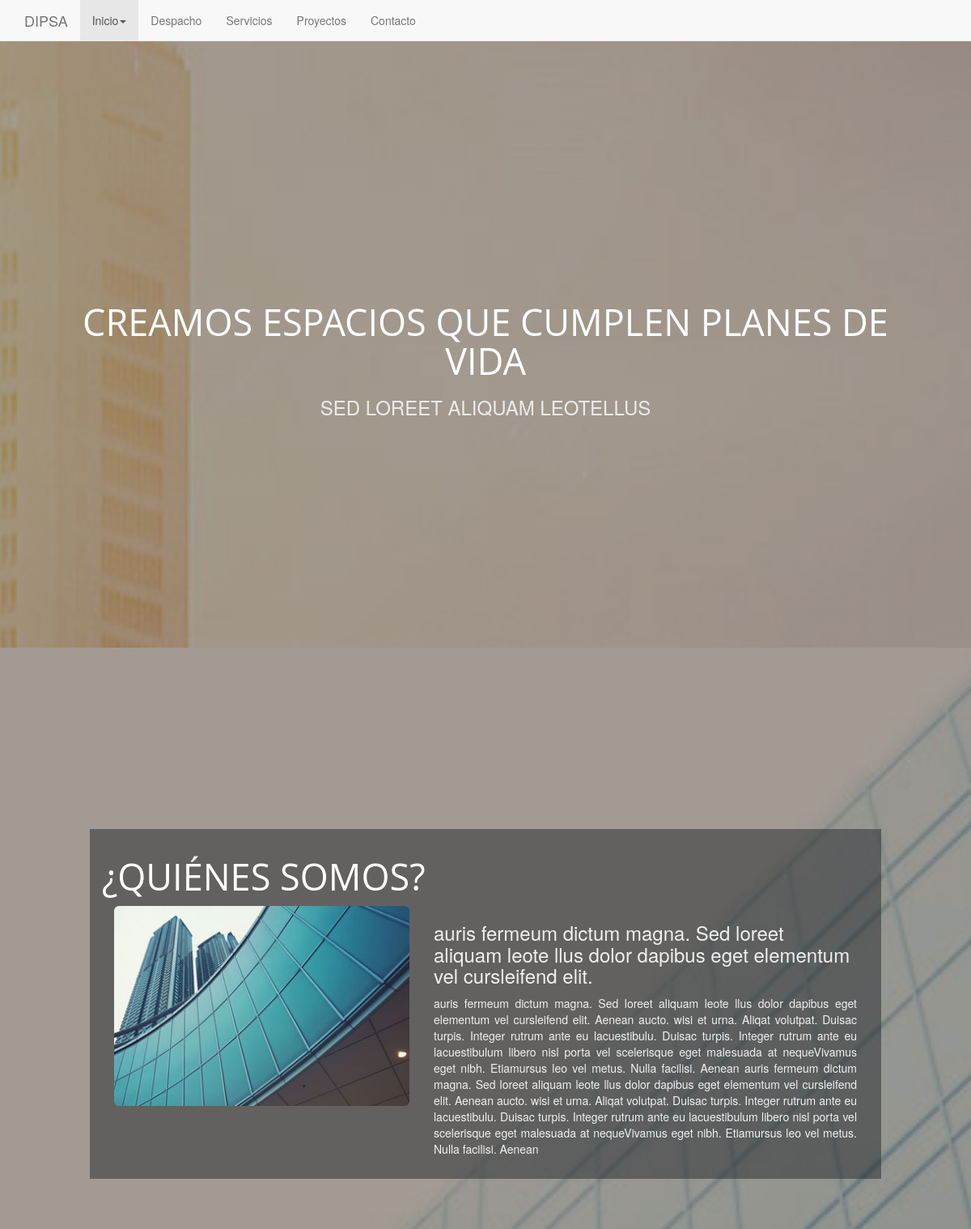
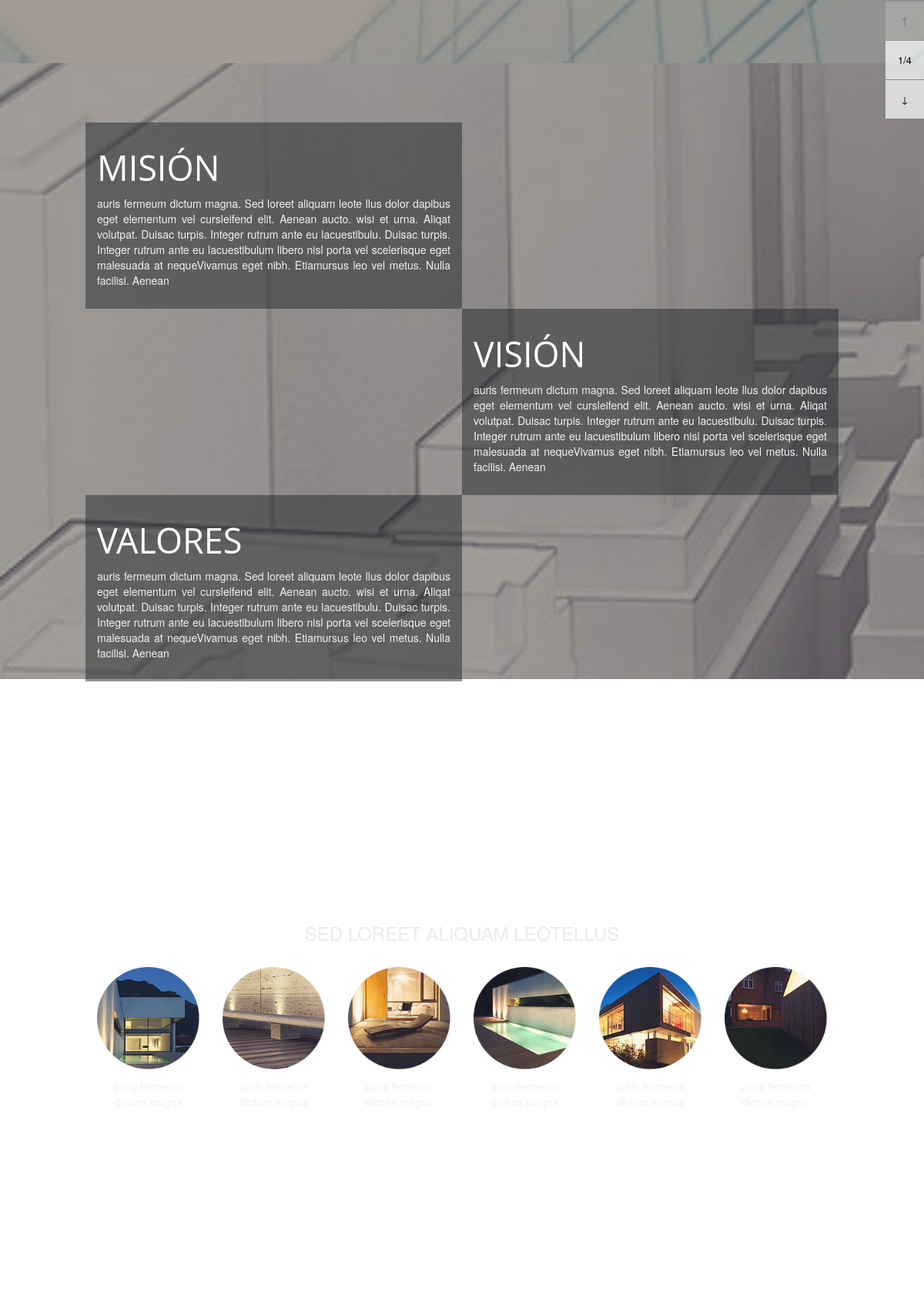
The page / on the database its author committed (2 pictures, top to bottom).
### tables this page shows
CREATE TABLE IF NOT EXISTS `inicio` (
  `idInicio` int(11) NOT NULL AUTO_INCREMENT,
  `bienvenidaHeading` varchar(150) DEFAULT NULL,
  `bienvenidaSubHeading` varchar(100) DEFAULT NULL,
  `quienesTitulo` varchar(150) DEFAULT NULL,
  `quienesTexto` text,
  `mision` text,
  `vision` text,
  `valores` text,
  `ultimosProyectos1` varchar(30) DEFAULT NULL,
  `ultimosProyectos2` varchar(30) DEFAULT NULL,
  `ultimosProyectos3` varchar(30) DEFAULT NULL,
  `ultimosProyectos4` varchar(30) DEFAULT NULL,
  `ultimosProyectos5` varchar(30) DEFAULT NULL,
  `ultimosProyectos6` varchar(30) DEFAULT NULL,
  `ultimosProyectosSubHeading` varchar(100) DEFAULT NULL,
  PRIMARY KEY (`idInicio`)
);

### application/controllers/Inicio.php (called while the page is built, shortened)
<?php
    class Inicio extends CI_Controller {
        public function __construct(){
            $this->load->model('inicio_model');
        }
        public function view($page = 'inicio'){
            $this->load->helper('url');
            $data['inicio'] = $this->inicio_model->get_inicio();
            $this->load->view('inicio/'.$page, $data);
        }
    }
?>

### index.php (called while the page is built, shortened)
<?php
require_once BASEPATH.'core/CodeIgniter.php';

### application/models/Inicio_model.php (called while the page is built, shortened)
<?php
	class Inicio_model extends CI_Model {
	        public function get_inicio(){
                $query = $this->db->get('inicio');
                return $query->result_array();
			}
	}
?>

### application/views/inicio/inicio.php (the view, shortened to what this page needs)
<?php foreach ($inicio as $inicio_item): ?>
<!DOCTYPE html>
 <html class="no-js">
    <head>
        <link rel="stylesheet" href="<?php echo base_url()."/css/normalize.css";?>">
        <link rel="stylesheet" href="<?php echo base_url()."/css/main.css";?>">
        <link rel="stylesheet" href="<?php echo base_url()."/css/bootstrap.css";?>">
    </head>
    <body class="loading">
        <nav class="navbar navbar-default navbar-fixed-top">
        	<div class="container">
        		<div class="navbar-header">
        			<a class="navbar-brand" href="#" onclick="activar('inicio')">DIPSA</a>
        		</div>
        		<div id="navbar" class="navbar-collapse collapse">
        			<ul class="nav navbar-nav">
						<li class="dropdown active">
							<a id="inicio" href="#" class="dropdown-toggle" data-toggle="dropdown" role="button" aria-haspopup="true" aria-expanded="false">Inicio<span class="caret"></span></a>
						</li>
						<li id="despacho" class=""><a href="/dipsa/index.php/despacho/despacho">Despacho</a></li>
        				<li id="servicios" class=""><a href="/dipsa/index.php/servicios/servicios">Servicios</a></li>
                        <li id="proyectos" class=""><a href="/dipsa/index.php/proyectos/proyectos">Proyectos</a></li>
        				<li id="contacto" class=""><a href="/dipsa/index.php/contacto/contacto">Contacto</a></li>
        			</ul>
        		</div>
        	</div>
        </nav>
       	<main>
	        <section id="inicio-1" class="homeSlide">
	        	<div class="bcg"
					data-center="background-position: 50% 0px;"
					data-top-bottom="background-position: 50% -100px;"
					data-anchor-target="#inicio-1">
		        	<div class="hsContainer">
			    		<div class="hsContent">
				    		<h2><?=$inicio_item['bienvenidaHeading']?></h2>
				    		<h3><?=$inicio_item['bienvenidaSubHeading']?></h3>
			    		</div>
		        	</div>
	        	</div>
		    </section>
		    <section id="inicio-2" class="homeSlide">
				<div class="bcg"
					data-center="background-position: 50% 0px;"
					data-top-bottom="background-position: 50% -100px;"
					data-bottom-top="background-position: 50% 100px;"
					data-anchor-target="#inicio-2">
					<div class="hsContainer">
						<div class="hsContent panel-transparent">
							<div class="container-fluid">
								<div class="row panel-body">
									<h2>¿QUI&Eacute;NES SOMOS?</h2>
									<div class="col-sm-5">
										<img class="img-responsive img-rounded" src="./img/quiensomos.jpg" style="margin-bottom: 12px;" width="100%" height="100%">
									</div>
									<div class="col-sm-7">
										<h3 style="color:#F0F0F0;"><?=$inicio_item['quienesTitulo']?></h3>
										<p>
											<?=$inicio_item['quienesTexto']?>
										</p>
									</div>
								</div>
							</div>
						</div>
					</div>
				</div>
			</section>
			<section id="inicio-3" class="homeSlide">
				<div class="bcg"
					data-center="background-position: 0px 50%;"
					data-bottom-top="background-position: 0px 40%;"
					data-top-bottom="background-position: -100px 50%;"
					data-anchor-target="#inicio-3">
					<div class="hsContainer">
						<div class="hsContent panel-transparent">
							<div class="container-fluid">
								<div class="row">
									<div class="col-sm-6 panel-body">
										<h2>
											MISI&Oacute;N
										</h2>
										<p>
											<?=$inicio_item['mision']?>
										</p>
									</div>
									<div class="col-sm-6">
									</div>
								</div>
							</div>
							<div class="container-fluid">
								<div class="row">
									<div class="col-sm-6">
									</div>
									<div class="col-sm-6  panel-body">
										<h2>
											VISI&Oacute;N
										</h2>
										<p>
											<?=$inicio_item['vision']?>
										</p>
									</div>
								</div>
							</div>
							<div class="container-fluid">
								<div class="row">
									<div class="col-sm-6  panel-body">
										<h2>
											VALORES
										</h2>
										<p>
											<?=$inicio_item['valores']?>
										</p>
									</div>
									<div class="col-sm-6">
									</div>
								</div>
							</div>
						</div>
					</div>
				</div>
			</section>
		    <section id="inicio-4" class="homeSlide">
		    	<div class="bcg"
					data-0="background-color:rgb(255,255,255);"
					data--250-top="background-color:(0,0,0);"
					data-anchor-target="#inicio-4">
			    	<div class="hsContainer">
			    		<div class="hsContent">
				    		<h2>&Uacute;LTIMOS PROYECTOS</h2>
				    		<h3><?=$inicio_item['ultimosProyectosSubHeading']?></h3>
				    		<br>
				    		<div class="container-fluid">
								<div class="row">
									<a href="./views/proyectos.html" data-lightbox="img_proy1">
										<div class="col-lg-2 col-md-3 col-xs-6" align="center">
											<img class="img-responsive" src="./img/proyectos/ultimosProyectos/1.jpg" class="img-circle" style="margin-bottom: 12px;">
											<p>
											</p>
										</div>
										<div class="col-lg-2 col-md-3 col-xs-6" align="center">
											<img class="img-responsive" src="./img/proyectos/ultimosProyectos/2.jpg" class="img-circle" style="margin-bottom: 12px;">
											<p>
											</p>
										</div>
										<div class="col-lg-2 col-md-3 col-xs-6" align="center">
											<img class="img-responsive" src="./img/proyectos/ultimosProyectos/3.jpg" class="img-circle" style="margin-bottom: 12px;">
											<p>
											</p>
										</div>
										<div class="col-lg-2 col-md-3 col-xs-6" align="center">
											<img class="img-responsive" src="./img/proyectos/ultimosProyectos/4.jpg" class="img-circle" style="margin-bottom: 12px;">
											<p>
											</p>
										</div>
										<div class="col-lg-2 col-md-3 col-xs-6" align="center">
											<img class="img-responsive" src="./img/proyectos/ultimosProyectos/5.jpg" class="img-circle" style="margin-bottom: 12px;">
											<p>
											</p>
										</div>
										<div class="col-lg-2 col-md-3 col-xs-6" align="center">
											<img class="img-responsive" src="./img/proyectos/ultimosProyectos/6.jpg" class="img-circle" style="margin-bottom: 12px;">
											<p>
											</p>
										</div>
									</a>
								</div>
							</div>
			    		</div>
		        	</div>
		    	</div>
		    </section>
		</main>
    </body>
</html>
<?php endforeach ?>

### css/main.css (style rules this page uses)
html, button, input, select, textarea { color: #222; }
body { font-size: 1em; line-height: 1.4; }
img { vertical-align: middle; display: inline-block; height: auto; max-width: 100%; }
.panel-transparent { background: none; }
.panel-transparent .panel-body { background: rgba(37, 41, 45,.5)!important; }
body, html { height: 100%; min-height: 100%; background-color: #000000; }
h2 { margin-top: 0; }
section { min-width: 320px; opacity: 0; }
.loaded section, .no-js section { opacity: 1; -webkit-transition: opacity 300ms ease-out; -moz-transition: opacity 300ms ease-out; transition: opacity 300ms ease-out; }
main { overflow-x: hidden; }
.row a p { text-align: center; }
.bcg { background-position: center center; background-repeat: no-repeat; background-attachment: fixed; background-size: cover; height: 110%; width: 100%; }
#inicio-1 .bcg { background-image:url('../img/backgrounds/inicio-1.jpg') }
#inicio-2 .bcg { background-image:url('../img/backgrounds/inicio-2.jpg'); }
#inicio-3 .bcg { background-image:url('../img/backgrounds/inicio-3.jpg'); }
#inicio-4 .bcg { background: none; background-color: #010101; height: 100%; text-align: center; }
.hsContainer { display: table; table-layout: fixed; width: 100%; height: 100%; overflow: hidden; position: relative; }
.hsContent { max-width: 450px; margin: -150px auto 0 auto; display: table-cell; vertical-align: middle; color: #ebebeb; padding: 0 8%; text-align: center }
.hsContent h2, .copy h2 { color: #ffffff; font-size: 45px; line-height: 48px; margin-bottom: 12px; }
.hsContent p { width: 400px; margin: 0 auto; color: #F0F0F0; margin-bottom: 12px; text-align: justify; }
.hsContent .row { text-align: left; margin: 0 auto; color: #b2b2b2; }
.hsContent .row p { width:100%; }
.hsContent a { color: #b2b2b2; text-decoration: underline; }

### application/views/inicio/inicio.php (style rules this page uses)
h2 { color: #1c1d1e; font-family: 'Open Sans', sans-serif; font-weight: normal; }

### rows shown on the page
inicio: bienvenidaHeading "CREAMOS ESPACIOS QUE CUMPLEN PLANES DE VIDA", bienvenidaSubHeading "SED LOREET ALIQUAM LEOTELLUS", quienesTitulo "auris fermeum dictum magna. Sed loreet aliquam leote llus dolor dapibus eget elementum vel cursleifend elit.", quienesTexto "auris fermeum dictum magna. Sed loreet aliquam leote llus dolor dapibus eget elementum vel cursleifend elit. Aenean aucto. wisi et urna. Aliqat volutpat. Duisac turpis. Integer rutrum ante eu lacuestibulu. Duisac turpis. Integer rutrum ante eu lacuestibulum libero nisl porta vel scelerisque eget malesuada at nequeVivamus eget nibh. Etiamursus leo vel metus. Nulla facilisi. Aenean auris fermeum dictum magna. Sed loreet aliquam leote llus dolor dapibus eget elementum vel cursleifend elit. Aenean aucto. wisi et urna. Aliqat volutpat. Duisac turpis. Integer rutrum ante eu lacuestibulu. Duisac turpis. Integer rutrum ante eu lacuestibulum libero nisl porta vel scelerisque eget malesuada at…", mision "auris fermeum dictum magna. Sed loreet aliquam leote llus dolor dapibus eget elementum vel cursleifend elit. Aenean aucto. wisi et urna. Aliqat volutpat. Duisac turpis. Integer rutrum ante eu lacuestibulu. Duisac turpis. Integer rutrum ante eu lacuestibulum libero nisl porta vel scelerisque eget malesuada at nequeVivamus eget nibh. Etiamursus leo vel metus. Nulla facilisi. Aenean", vision "auris fermeum dictum magna. Sed loreet aliquam leote llus dolor dapibus eget elementum vel cursleifend elit. Aenean aucto. wisi et urna. Aliqat volutpat. Duisac turpis. Integer rutrum ante eu lacuestibulu. Duisac turpis. Integer rutrum ante eu lacuestibulum libero nisl porta vel scelerisque eget malesuada at nequeVivamus eget nibh. Etiamursus leo vel metus. Nulla facilisi. Aenean", valores "auris fermeum dictum magna. Sed loreet aliquam leote llus dolor dapibus eget elementum vel cursleifend elit. Aenean aucto. wisi et urna. Aliqat volutpat. Duisac turpis. Integer rutrum ante eu lacuestibulu. Duisac turpis. Integer rutrum ante eu lacuestibulum libero nisl porta vel scelerisque eget malesuada at nequeVivamus eget nibh. Etiamursus leo vel metus. Nulla facilisi. Aenean", ultimosProyectosSubHeading "SED LOREET ALIQUAM LEOTELLUS"
